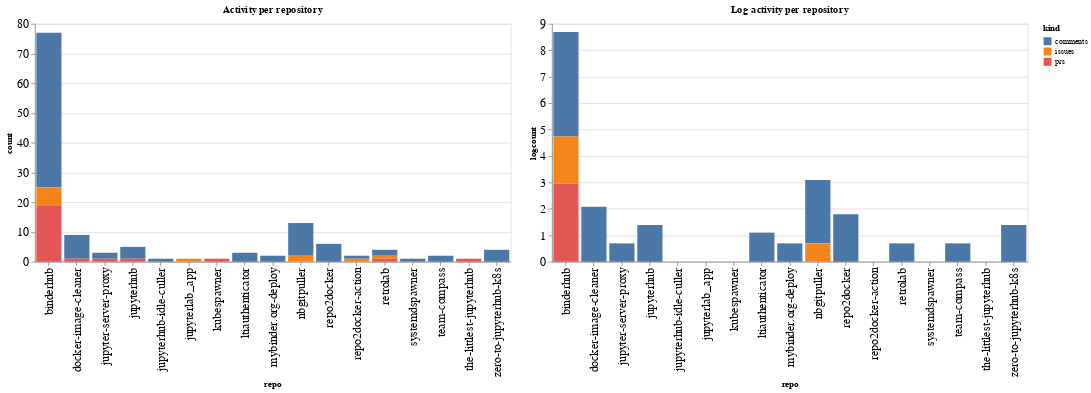

This figure's notebook cell:
### Code cell
ch1 = alt.Chart(repo_summaries, width=600, title="Activity per repository").mark_bar().encode(
    x='repo',
    y='count',
    color='kind',
    tooltip="kind"
)

ch2 = alt.Chart(repo_summaries, width=600, title="Log activity per repository").mark_bar().encode(
    x='repo',
    y='logcount',
    color='kind',
    tooltip="kind"
)

ch1 | ch2

### Figure 1 — Vega-Lite specification as saved in the notebook (floating-point values rounded to 4 significant figures)
{"config": {"axisLeft": {"labelFontSize": 15}, "axisBottom": {"labelFontSize": 15}}, "hconcat": [{"mark": "bar", "encoding": {"color": {"type": "nominal", "field": "kind"}, "tooltip": {"type": "nominal", "field": "kind"}, "x": {"type": "nominal", "field": "repo"}, "y": {"type": "quantitative", "field": "count"}}, "title": "Activity per repository", "width": 600}, {"mark": "bar", "encoding": {"color": {"type": "nominal", "field": "kind"}, "tooltip": {"type": "nominal", "field": "kind"}, "x": {"type": "nominal", "field": "repo"}, "y": {"type": "quantitative", "field": "logcount"}}, "title": "Log activity per repository", "width": 600}], "data": {"name": "data-4e2618e4848fb58e83f2ad17bad6d543"}, "$schema": "https://vega.github.io/schema/vega-lite/v4.8.1.json", "datasets": {"data-4e2618e4848fb58e83f2ad17bad6d543": [{"repo": "binderhub", "kind": "comments", "count": 52, "logcount": 3.951}, {"repo": "binderhub", "kind": "issues", "count": 6, "logcount": 1.792}, {"repo": "binderhub", "kind": "prs", "count": 19, "logcount": 2.944}, {"repo": "docker-image-cleaner", "kind": "comments", "count": 8, "logcount": 2.079}, {"repo": "docker-image-cleaner", "kind": "prs", "count": 1, "logcount": 0.0}, {"repo": "jupyter-server-proxy", "kind": "comments", "count": 2, "logcount": 0.6931}, {"repo": "jupyter-server-proxy", "kind": "prs", "count": 1, "logcount": 0.0}, {"repo": "jupyterhub", "kind": "comments", "count": 4, "logcount": 1.386}, {"repo": "jupyterhub", "kind": "prs", "count": 1, "logcount": 0.0}, {"repo": "jupyterhub-idle-culler", "kind": "comments", "count": 1, "logcount": 0.0}, {"repo": "jupyterlab_app", "kind": "issues", "count": 1, "logcount": 0.0}, {"repo": "kubespawner", "kind": "prs", "count": 1, "logcount": 0.0}, {"repo": "ltiauthenticator", "kind": "comments", "count": 3, "logcount": 1.099}, {"repo": "mybinder.org-deploy", "kind": "comments", "count": 2, "logcount": 0.6931}, {"repo": "nbgitpuller", "kind": "comments", "count": 11, "logcount": 2.398}, {"repo": "nbgitpuller", "kind": "issues", "count": 2, "logcount": 0.6931}, {"repo": "repo2docker", "kind": "comments", "count": 6, "logcount": 1.792}, {"repo": "repo2docker-action", "kind": "comments", "count": 1, "logcount": 0.0}, {"repo": "repo2docker-action", "kind": "issues", "count": 1, "logcount": 0.0}, {"repo": "retrolab", "kind": "comments", "count": 2, "logcount": 0.6931}, {"repo": "retrolab", "kind": "issues", "count": 1, "logcount": 0.0}, {"repo": "retrolab", "kind": "prs", "count": 1, "logcount": 0.0}, {"repo": "systemdspawner", "kind": "comments", "count": 1, "logcount": 0.0}, {"repo": "team-compass", "kind": "comments", "count": 2, "logcount": 0.6931}, {"repo": "the-littlest-jupyterhub", "kind": "prs", "count": 1, "logcount": 0.0}, {"repo": "zero-to-jupyterhub-k8s", "kind": "comments", "count": 4, "logcount": 1.386}]}}
